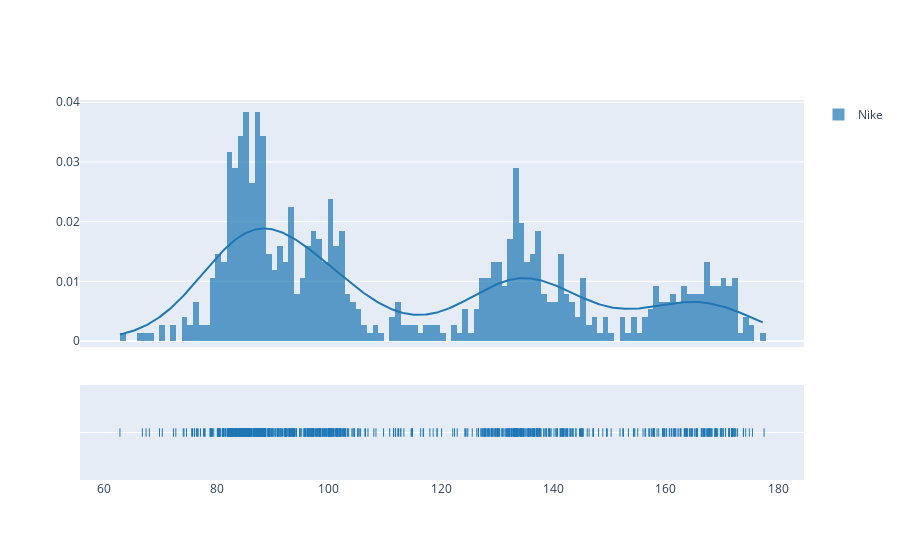

The notebook cell saved with this chart:
### Code cell
df_nike_close = df_nike[['nike']]
nike_list = np.array(df_nike['nike'], dtype=float)
hist_data = [nike_list]
group_labels=['Nike']
nike_dist = ff.create_distplot(hist_data, group_labels)
nike_dist.show()

### Figure 1 — Plotly figure (JSON) as saved in the notebook; plotly's stock layout.template omitted (floating-point values rounded to 4 significant figures; data arrays with more than 128 entries replaced by an {"elided": "..."} marker saying what was removed)
{"data": [{"autobinx": false, "histnorm": "probability density", "legendgroup": "Nike", "marker": {"color": "rgb(31, 119, 180)"}, "name": "Nike", "opacity": 0.7, "type": "histogram", "x": {"elided": "757 float values"}, "xaxis": "x", "xbins": {"end": 177.5, "size": 1, "start": 62.8}, "yaxis": "y"}, {"legendgroup": "Nike", "marker": {"color": "rgb(31, 119, 180)"}, "mode": "lines", "name": "Nike", "showlegend": false, "type": "scatter", "x": {"elided": "500 float values"}, "xaxis": "x", "y": {"elided": "500 float values"}, "yaxis": "y"}, {"legendgroup": "Nike", "marker": {"color": "rgb(31, 119, 180)", "symbol": "line-ns-open"}, "mode": "markers", "name": "Nike", "showlegend": false, "type": "scatter", "x": {"elided": "757 float values"}, "xaxis": "x", "y": {"elided": "757 str values"}, "yaxis": "y2"}], "layout": {"barmode": "overlay", "hovermode": "closest", "legend": {"traceorder": "reversed"}, "xaxis": {"anchor": "y2", "domain": [0, 1], "zeroline": false}, "yaxis": {"anchor": "free", "domain": [0.35, 1], "position": 0}, "yaxis2": {"anchor": "x", "domain": [0, 0.25], "dtick": 1, "showticklabels": false}}}
